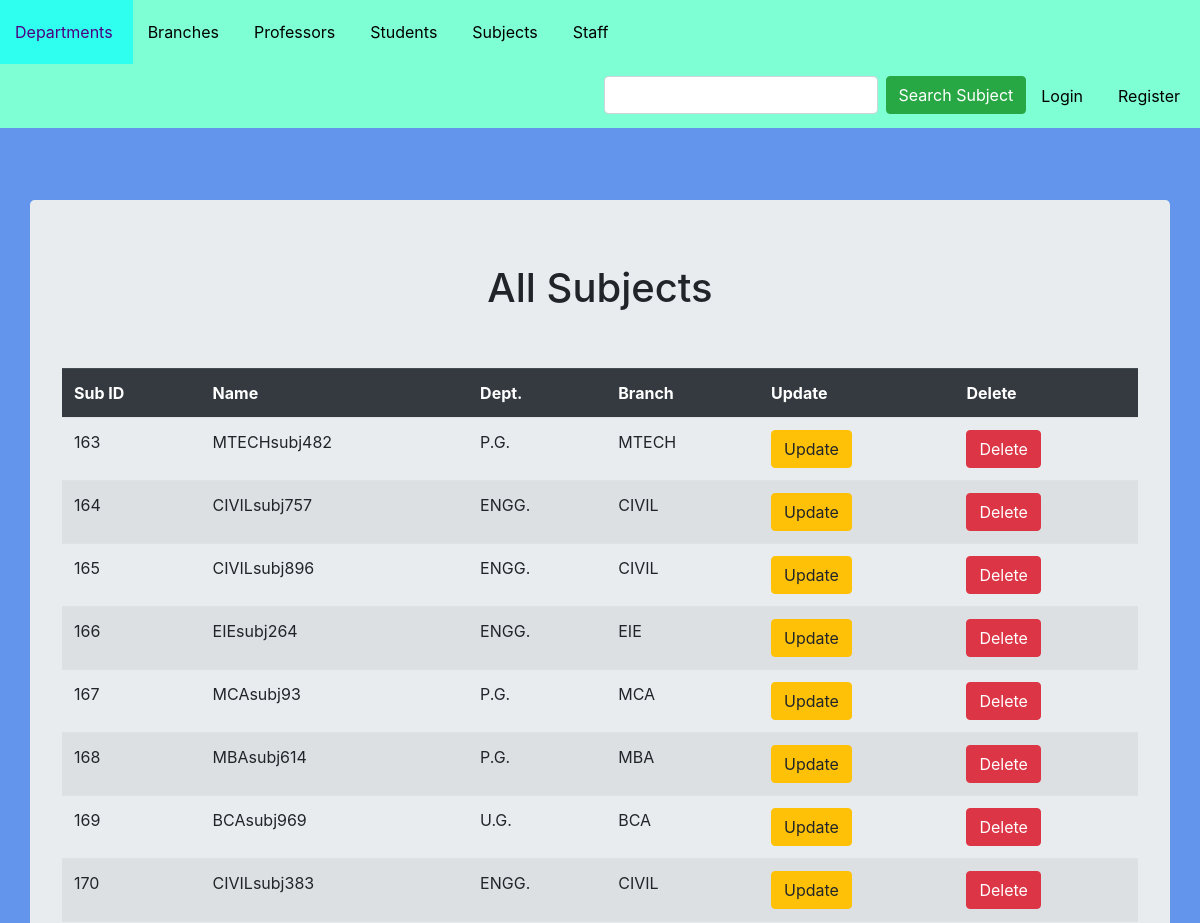
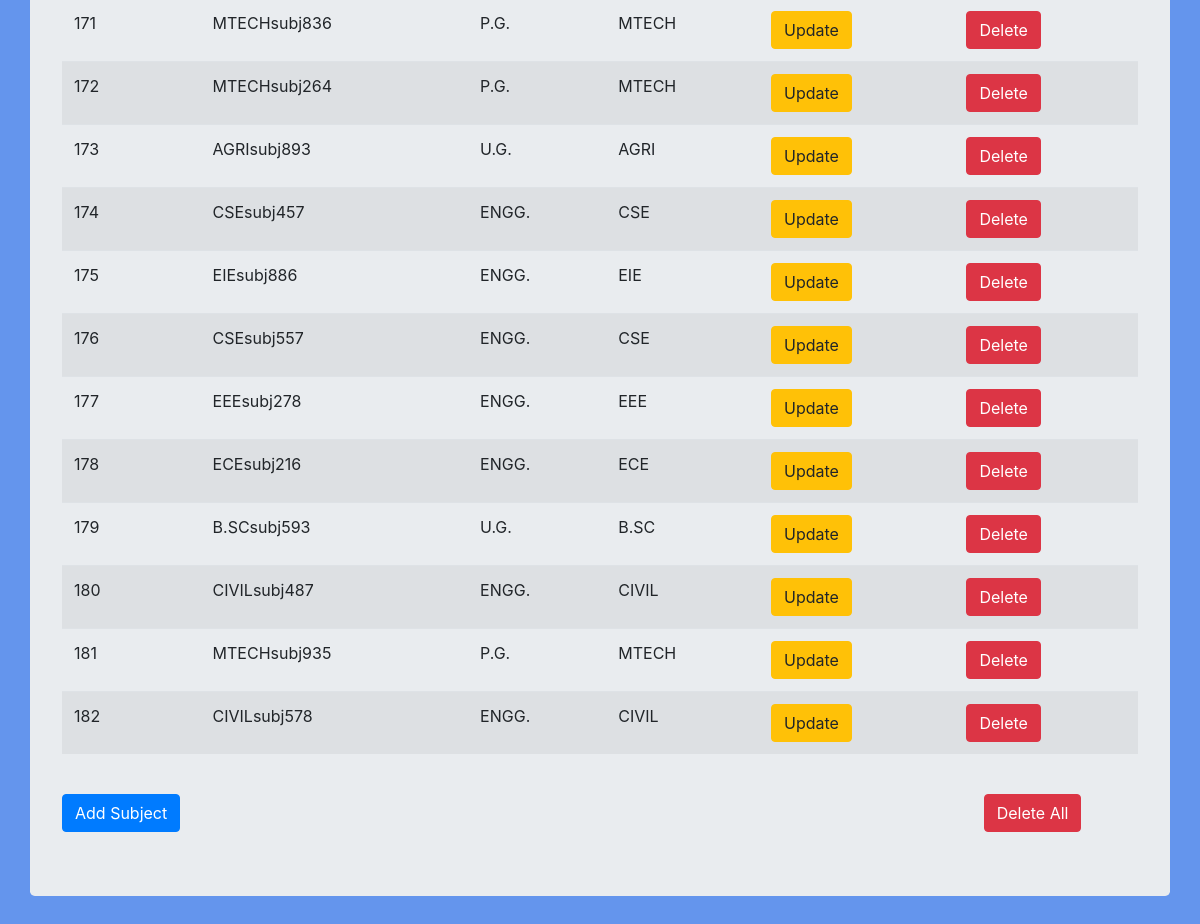
The app's page /subj/retrive/ with its own data (2 pictures, top to bottom).
### SubjectApp/models.py (models this page shows, shortened)
class Subject(models.Model):
    branch = models.ForeignKey(Branch,on_delete=models.CASCADE)
    name = models.CharField(max_length=32)

### BranchApp/models.py (models this page shows)
class Branch(models.Model):
    dept = models.ForeignKey(Dept, on_delete=models.CASCADE)
    name = models.CharField(max_length=32)
    intake = models.IntegerField()
    college_fees = models.FloatField(default=0)
    exam_fees = models.FloatField(default=0)
    def __str__(self) -> str:
        return f"{self.name}"

### DeptApp/models.py (models this page shows, shortened)
class Dept(models.Model):
    name = models.CharField(max_length=32)

### SubjectApp/views.py (the view)
# urls.py: path('retrive/',SubjectListView.as_view(),name='retrive_subj'),
class SubjectListView(ListView):
    model = Subject

### templates/SubjectApp/subject_list.html (shortened to what this page needs)
{% extends 'layout.html' %}
{% block search %}
    <div style="padding-top: 2%; margin-right: 20px;" class="form-inline my-2 my-lg-0">
        <form action="{% url 'search_subj' %}" class="form-inline my-2 my-lg-0">
            <input type="text" name="subj_name" class="form-control mr-sm-2" autocomplete="off">
            <input type="submit" value="Search Subject" class="btn btn-success my-2 my-sm-0">
        </form>
    </div>
{% endblock %}
{% block content %}
    <div class="container jumbotron">
    <h1 style="text-align: center;">All Subjects</h1>
    <br><br>
        {% if object_list %}
            <table class="table table-striped table-hover">
                <tr class="thead-dark">
                    <th>Sub ID</th>
                    <th>Name</th>
                    <th>Dept.</th>
                    <th>Branch</th>
                    <th>Update</th>
                    <th>Delete</th>
                </tr>
                {% for subj in object_list %}
                    <tr>
                        <td>{{subj.id}}</td>
                        <td>{{subj.name}}</td>
                        <td>{{subj.branch.dept.name}}</td>
                        <td>{{subj.branch}}</td>
                        <td><a href="{% url 'update_subj' subj.id %}"><button class="btn btn-warning">Update</button></a></td>
                        <td><a href="{% url 'delete_subj' subj.id %}"><button class="btn btn-danger">Delete</button></a></td>
                    </tr>
                {% endfor %}
            </table>
            <br>
            <div class="row">
                <div class="col-10">
                    <a href="{% url 'create_subj' %}">
                        <button class="btn btn-primary">
                            Add Subject
                        </button>
                    </a>
                </div>
                <div class="col-2">
                    <a href="{% url 'delete_all_subj' %}">
                        <button class="btn btn-danger">
                            Delete All
                        </button>
                    </a>
                </div>
            </div>
        {% endif %}
    </div>
{% endblock %}

### static/main.css (style rules this page uses)
h1 { text-align: center; }

### records on screen
Subject: id "163", name "MTECHsubj482", branch.dept.name "P.G.", branch "MTECH"
Subject: id "164", name "CIVILsubj757", branch.dept.name "ENGG.", branch "CIVIL"
Subject: id "165", name "CIVILsubj896", branch.dept.name "ENGG.", branch "CIVIL"
Subject: id "166", name "EIEsubj264", branch.dept.name "ENGG.", branch "EIE"
Subject: id "167", name "MCAsubj93", branch.dept.name "P.G.", branch "MCA"
Subject: id "168", name "MBAsubj614", branch.dept.name "P.G.", branch "MBA"
Subject: id "169", name "BCAsubj969", branch.dept.name "U.G.", branch "BCA"
Subject: id "170", name "CIVILsubj383", branch.dept.name "ENGG.", branch "CIVIL"
Subject: id "171", name "MTECHsubj836", branch.dept.name "P.G.", branch "MTECH"
Subject: id "172", name "MTECHsubj264", branch.dept.name "P.G.", branch "MTECH"
Subject: id "173", name "AGRIsubj893", branch.dept.name "U.G.", branch "AGRI"
Subject: id "174", name "CSEsubj457", branch.dept.name "ENGG.", branch "CSE"
Subject: id "175", name "EIEsubj886", branch.dept.name "ENGG.", branch "EIE"
Subject: id "176", name "CSEsubj557", branch.dept.name "ENGG.", branch "CSE"
Subject: id "177", name "EEEsubj278", branch.dept.name "ENGG.", branch "EEE"
Subject: id "178", name "ECEsubj216", branch.dept.name "ENGG.", branch "ECE"
Subject: id "179", name "B.SCsubj593", branch.dept.name "U.G.", branch "B.SC"
Subject: id "180", name "CIVILsubj487", branch.dept.name "ENGG.", branch "CIVIL"
Subject: id "181", name "MTECHsubj935", branch.dept.name "P.G.", branch "MTECH"
Subject: id "182", name "CIVILsubj578", branch.dept.name "ENGG.", branch "CIVIL"
